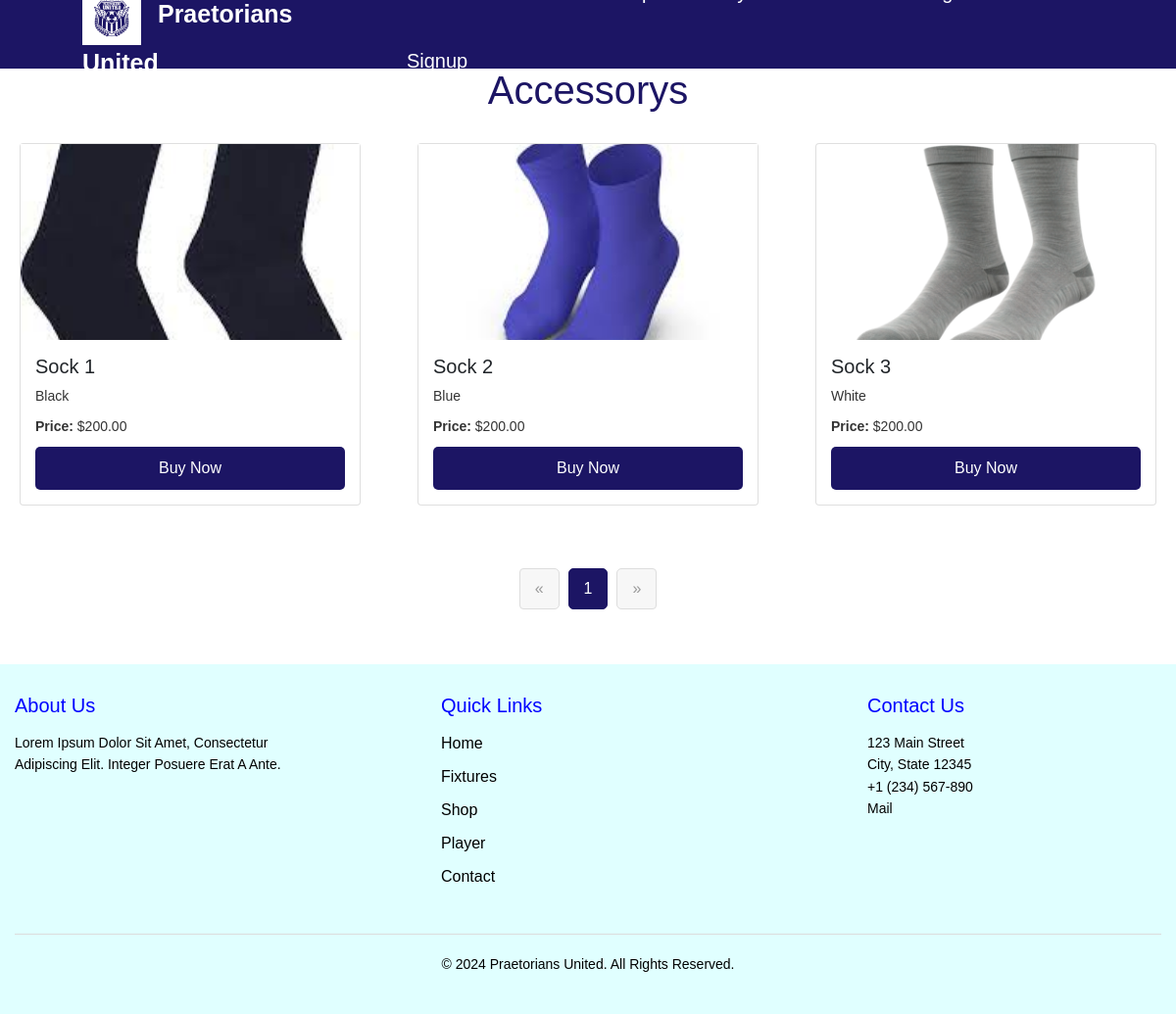
The page /shop/footballaccesories/ on the database its author committed.
### shop/models.py (models this page shows, shortened)
class FootballAccessory(models.Model):
    name = models.CharField(max_length=100)
    color = models.CharField(max_length=100,null=True)
    price = models.DecimalField(max_digits=10, decimal_places=2)
    img = models.ImageField(upload_to='accessory_images/')

### shop/views.py (the view)
# urls.py: path('footballaccesories/',views.footballaccesories,name='footballaccesories'),
def footballaccesories(request):
    footballAccessorys = FootballAccessory.objects.all()
    paginator = Paginator(footballAccessorys, 9)  # Show 9 jerseys per page
    page_number = request.GET.get('page')
    page_obj = paginator.get_page(page_number)
    data = {
        'page_obj': page_obj,
    }
    return render(request, 'accesories.html',data)

### templates/accesories.html (shortened to what this page needs)
{% extends "base.html" %}
{% load static %}
{% block content %}
<div class="turf-container mt-5">
    <h1 class="turf-page">Accessorys</h1>
    <div class="turf-row">
        {% for accessorys in page_obj %}
            <div class="turf-col-md-4">
                <div class="card mb-4">
                    <img src="{{ accessorys.img.url }}" class="turf-card-img-top" alt="{{ jersey.name }}">
                    <div class="turf-card-body">
                        <h5 class="cturf-ard-title">{{ accessorys.name }}</h5>
                        <p class="turf-card-text">{{ accessorys.color }}</p>
                        <p class="turf-card-text"><strong>Price:</strong> ${{ accessorys.price }}</p>
                        <a href="#" class="turf-btn btn-primary">Buy Now</a>
                    </div>
                </div>
            </div>
        {% endfor %}
    </div>
    <nav aria-label="Page navigation">
        <ul class="pagination">
            {% if page_obj.has_previous %}
            <li class="page-item">
                <a class="page-link" href="?page={{ page_obj.previous_page_number }}" aria-label="Previous">
                    <span aria-hidden="true">&laquo;</span>
                </a>
            </li>
            {% else %}
            <li class="page-item disabled">
                <span class="page-link" aria-hidden="true">&laquo;</span>
            </li>
            {% endif %}
            {% for num in page_obj.paginator.page_range %}
            <li class="page-item {% if page_obj.number == num %}active{% endif %}">
                <a class="page-link" href="?page={{ num }}">{{ num }}</a>
            </li>
            {% endfor %}
            {% if page_obj.has_next %}
            <li class="page-item">
                <a class="page-link" href="?page={{ page_obj.next_page_number }}" aria-label="Next">
                    <span aria-hidden="true">&raquo;</span>
                </a>
            </li>
            {% else %}
            <li class="page-item disabled">
                <span class="page-link" aria-hidden="true">&raquo;</span>
            </li>
            {% endif %}
        </ul>
    </nav>
</div>
{% endblock %}

### static/css/style.css (style rules this page uses)
* { margin: 0; padding: 0; box-sizing: border-box; font-family: Arial, Helvetica, sans-serif; text-transform: capitalize; text-decoration: none; }
body { min-height: 100vh; background-size:cover ; background-position: center; }
.turf-container { max-width: 1200px; margin: 0 auto; padding: 20px; font-family: Arial, sans-serif; }
.turf-page { text-align: center; color: #1c1564; margin-bottom: 30px; }
.turf-row { display: flex; flex-wrap: wrap; justify-content: space-between; }
.turf-col-md-4 { flex: 1 1 30%; max-width: 30%; margin-bottom: 20px; box-sizing: border-box; }
.turf-card-img-top { width: 100%; height: 200px; object-fit: cover; }
.turf-card-body { padding: 15px; flex: 1; display: flex; flex-direction: column; justify-content: space-between; }
.turf-card-text { font-size: 0.875em; color: #333; margin-bottom: 10px; }
.turf-btn { display: inline-block; padding: 10px 20px; background-color: #1c1564; color: #fff; text-align: center; border-radius: 5px; text-decoration: none; transition: background-color 0.2s; margin-top: auto; }
.pagination { display: flex; justify-content: center; margin-top: 20px; list-style-type: none; padding: 0; }
.page-item { margin: 0 5px; }
.page-link { color: #1c1564; padding: 10px 15px; border: 1px solid #ddd; border-radius: 5px; text-decoration: none; transition: background-color 0.2s, color 0.2s; }
.page-item.active .page-link { background-color: #1c1564; color: #fff; border-color: #1c1564; }
.page-item.disabled .page-link { color: #999; pointer-events: none; background-color: #f7f7f7; border-color: #ddd; }

### rows shown on the page
FootballAccessory: img (picture), name "Sock 1", color "Black", price "200.00"
FootballAccessory: img (picture), name "Sock 2", color "Blue", price "200.00"
FootballAccessory: img (picture), name "Sock 3", color "White", price "200.00"

### other values the page prints
{{ num }} "1"
